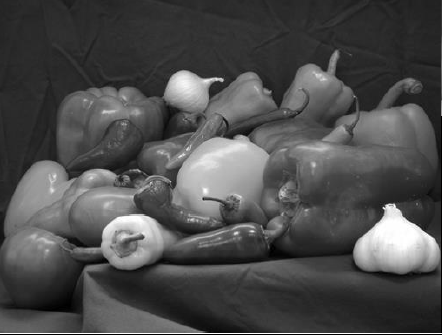
#> input picture lab5/scene.png, 442 x 335 px
$ python match.py
#> lines starting #> are read from the running program, lines starting #| are printed output that depends on the picture
import cv2
from matplotlib import pyplot as plt

# Load the grayscale scene image
I = cv2.imread("scene.png", cv2.IMREAD_GRAYSCALE)
#> I: shape (335, 442); min 0, max 255, mean 76.7

# Load the grayscale template image
template = cv2.imread("template.png", cv2.IMREAD_GRAYSCALE)
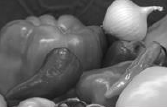
#> input picture lab5/template.png, 167 x 107 px
#> template: shape (107, 167); min 18, max 255, mean 105.3

# Compute correlation between template and image
res = cv2.matchTemplate(I, template, cv2.TM_CCOEFF)
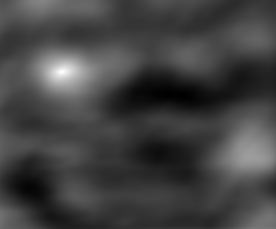
#> res: shape (229, 276) float32; min -17785306, max 49693116, mean -74903.5; drawn with min black and max white

# Find the location of the best match
min_val, max_val, min_loc, max_loc = cv2.minMaxLoc(res)
#> min_val = -17785306; max_val = 49693116; min_loc = (183, 95); max_loc = (62, 71)

# Get template width and height
w, h = template.shape[::-1]
#> w = 167; h = 107

# Define top-left and bottom-right coordinates of the matched region
top_left = max_loc
#> top_left = (62, 71)
bottom_right = (top_left[0] + w, top_left[1] + h)
#> bottom_right = (229, 178)

# Draw a rectangle around the detected template location
cv2.rectangle(I, top_left, bottom_right, 255, 2)
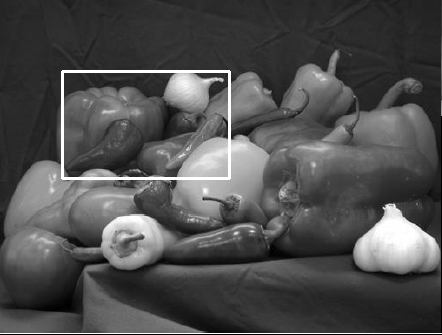
#> I: shape (335, 442); min 0, max 255, mean 78.4

# Display the correlation map and detected template location
plt.subplot(121), plt.imshow(res, cmap='gray')
plt.title('Matching Result'), plt.xticks([]), plt.yticks([])
plt.subplot(122), plt.imshow(I, cmap='gray')
plt.title('Detected Point'), plt.xticks([]), plt.yticks([])

plt.show()
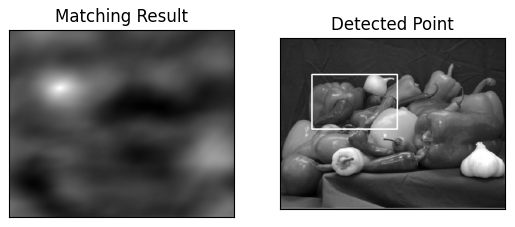
#> figure drawn by matplotlib, 2 panels
